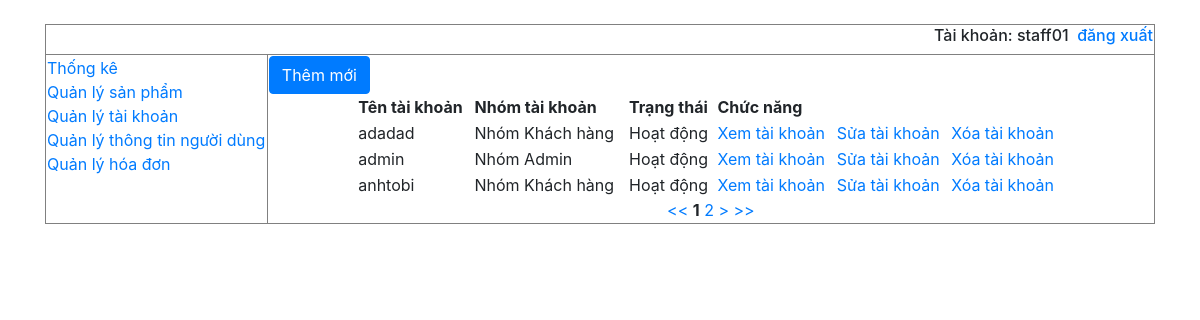
Screenshot of /QLDA/Admin/index.php?chucnang=hien_thi_tk&maquyen=xtk (signed in) with the database file from the repository.
### tables this page shows
CREATE TABLE `taikhoan` (
  `TenTK` varchar(20) NOT NULL,
  `MatKhau` varchar(50) NOT NULL,
  `IDNhomTK` int(11) NOT NULL,
  `TrangThai` tinyint(1) NOT NULL
);

CREATE TABLE `nhomtaikhoan` (
  `IDNhomTK` int(11) NOT NULL,
  `TenNhom` varchar(50) NOT NULL,
  `MoTa` varchar(1000) NOT NULL
);

### QLDA/Admin/HienThi/taikhoan/hienthitaikhoan.php (the view, shortened to what this page needs)
<?php
	$rowsPerPage = 3;
	$offset =($_GET['page']-1)*$rowsPerPage;
	$sql = "SELECT * FROM taikhoan,nhomtaikhoan
	Where taikhoan.IDNhomTK = nhomtaikhoan.IDNhomTK and taikhoan.TenTK !='".$_SESSION['username']."'
	LIMIT ".$offset.",".$rowsPerPage;
	$result = mysqli_query($conn,$sql);
	echo '<a href="?chucnang=them_moi_tk&maquyen=ttk" class="btn btn-xs btn-primary">Thêm mới</a>';
	echo "<table align='center' width='80%'>";
	echo "	<tr>
				<th>Tên tài khoản</th>
				<th>Nhóm tài khoản</th>
				<th>Trạng thái</th>
				<th colspan='4'>Chức năng</th>
			</tr>";
	if(mysqli_num_rows($result)<>0)
	{
		while($rows = mysqli_fetch_array($result))
		{
			$link = "&tentk=".$rows['TenTK'];
			echo '<tr>';
			echo '<td>'.$rows['TenTK'].'</td>';
			echo '<td>'.$rows['TenNhom'].'</td>';
			echo '<td>';
			if ($rows['TrangThai']==1) echo 'Hoạt động'; else  echo 'Khóa';
			echo '</td>';
			echo '<td><a href="?chucnang=tt_tai_khoan'.$link.'&maquyen=xcttk">Xem tài khoản</a></td>';
			echo '<td><a href="?chucnang=sua_tai_khoan'.$link.'&maquyen=stk">Sửa tài khoản</a></td>';
			echo '<td><a href="?chucnang=xoa_tai_khoan'.$link.'&maquyen=dtk">Xóa tài khoản</a></td>';
			echo '</tr>';
		}
	}
	echo '</table>';
	$res = mysqli_query($conn,"SELECT * FROM taikhoan Where TenTK !='".$_SESSION['username']."'");
	$numRows = mysqli_num_rows($res);
	$maxPage = ceil($numRows/$rowsPerPage);
	echo '<div align="center">';
	$link = "index.php?chucnang=hien_thi_tk&maquyen=xtk&page=";
	echo "<a href='".$link."1'> << </a> ";
	for ($i=1 ; $i<=$maxPage ; $i++)
	{
		if ($i == $_GET['page'])
		{
			echo '<b>'.$i.'</b> ';
		}
		else
		echo " <a href=".$link.$i.">".$i."</a> ";
	}
	if ($_GET['page'] < $maxPage)
	{
		echo "<a href='".$link.($_GET['page']+1)."'> > </a>";
	}
	echo "<a href=".$link.$maxPage."> >> </a> ";
	echo '</div>';
?>

### rows the page displays
taikhoan: TenTK "adadad", IDNhomTK.TenNhom "Nhóm Khách hàng", TrangThai "Hoạt động"
taikhoan: TenTK "admin", IDNhomTK.TenNhom "Nhóm Admin", TrangThai "Hoạt động"
taikhoan: TenTK "anhtobi", IDNhomTK.TenNhom "Nhóm Khách hàng", TrangThai "Hoạt động"

### other values shown
$_SESSION['username'] "staff01"
